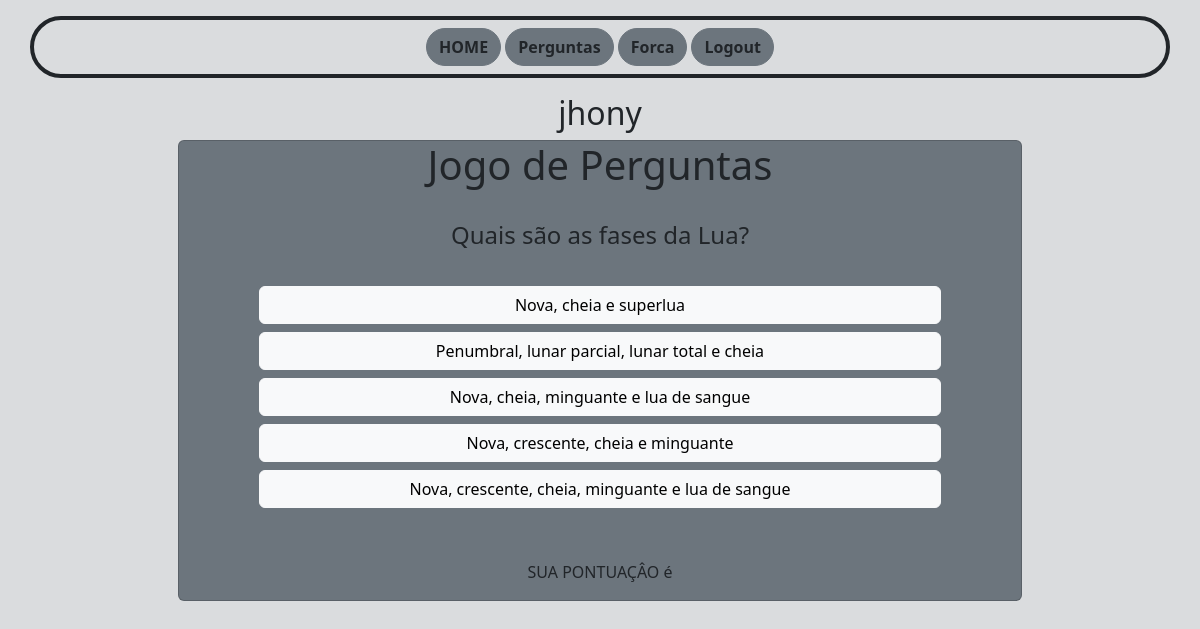
Screenshot of /perguntas/ (signed in) with the database file from the repository.
### apps/perguntas/models.py (models this page shows, shortened)
class Pergunta(models.Model):
    pergunta = models.CharField(max_length=200)
    resposta = models.CharField(max_length=100)
    alternativa1 = models.CharField(max_length=100, blank=True)
    alternativa2 = models.CharField(max_length=100, blank=True)
    alternativa3 = models.CharField(max_length=100, blank=True)
    alternativa4 = models.CharField(max_length=100, blank=True)
    alternativa5 = models.CharField(max_length=100, blank=True)

### apps/perguntas/views.py (the view)
# urls.py: path( 'perguntas/', perguntas, name='perguntas'),
def perguntas(request):
    if request.method == 'GET':
        pergunta = Pergunta.objects.all().order_by('?')[0]
        request.session['lista_perguntas'] = []
        return render(request, 'perguntas.html', {'pergunta':pergunta})
    if request.method == 'POST':
        pid = int(request.POST['pid'])
        if pid in request.session['lista_perguntas']:
            perguntas = Pergunta.objects.all().order_by('?')
            for p in perguntas:
                print('PERGUNTAS GERADAS', p)
                if int(p.id) not in request.session['lista_perguntas']:
                    pergunta = p
                    break
        else:
            pergunta = Pergunta.objects.get(pk=pid)
        if len(request.session['lista_perguntas']) >= 10:
            request.session['lista_perguntas'].clear()
        request.session['lista_perguntas'].append(pergunta.id)
        contexto = {'pergunta':pergunta}
        if 'resposta' in request.POST:
            resposta_cliente = request.POST['resposta']
            pergunta_servidor = Pergunta.objects.get(pk=request.POST['pid'])
            if request.user.is_authenticated:
                nome_usuario = request.user
                print('RESQUET USER = ', nome_usuario)
                try:
                    user_ranking = Ranking.objects.get(pk=nome_usuario)
                    print('normal')
                except:
                    print('except')
                    user_ranking = Ranking(user=nome_usuario)
                print('PONTOS PERGUNTAS : ',user_ranking.pontos_pergunta,'\n')
                if resposta_cliente == pergunta_servidor.resposta:
                    contexto['confirmacao'] = 'correto'
                    user_ranking.pontos_pergunta += 1
                else:
                    contexto['confirmacao'] = 'errado'
                    user_ranking.pontos_pergunta -= 1
                user_ranking.save()
                request.session['pontos'] = user_ranking.pontos_pergunta
            else:
                print('USUARIO NÂO LOGADO')
                if resposta_cliente == pergunta_servidor.resposta:
                    contexto['confirmacao'] = 'correto'
                else:
                    contexto['confirmacao'] = 'errado'
            contexto['resposta_cliente'] = resposta_cliente
    return render(request, 'perguntas.html', contexto)

### templates/perguntas.html (shortened to what this page needs)
{% extends 'index.html' %}
{% block content %}
<div class="container mx-auto text-center  " style="width: 90%; height: 100%;">
    <div class="card text-center mx-auto bg-secondary" style="width: 80%;; height: 100%;">
        <h1 class="text-center">Jogo de Perguntas</h1>
        <br>
        <section>
            <div>
                <h4>{{ pergunta }}</h4>
                    <form action="{% url 'perguntas' %}" method="POST">
                        <div class="col-4 mx-auto" style="width: 90%;">
                            <br>
                            {% for a in pergunta.lista_alternativas %}
                                {% if confirmacao %}
                                    {% if a == pergunta.resposta and pergunta.resposta == resposta_cliente %}
                                        <button  class="btn btn-success m-1 mx-auto" style="width: 90%;" type="submit" >{{ a }}</button>
                                    {% else %}
                                        {% if a == resposta_cliente and a != pergunta.resposta %}
                                            <button  class="btn btn-danger m-1 mx-auto" style="width: 90%;" type="submit" value="{{ a }}" name="resposta">{{ a }}</button>
                                        {% else %}
                                            {% if a == pergunta.resposta %}
                                                <button  class="btn btn-success m-1 mx-auto" style="width: 90%;" type="submit" value="{{ a }}" name="resposta">{{ a }}</button>
                                            {% else %}
                                                <button disabled class="btn btn-light m-1 mx-auto" style="width: 90%;" type="submit" value="{{ a }}" name="resposta">{{ a }}</button>
                                            {% endif %}
                                        {% endif %}
                                    {% endif %}
                                {% else %}
                                    <button class="btn btn-light m-1 mx-auto" style="width: 90%;" type="submit" value="{{ a }}" name="resposta">{{ a }}</button>
                                {% endif %}
                            {% endfor %}
                        </div>
                    </form>
            </div>
        </section>
        <br>
        <br>
        <div>
            {% if user.is_authenticated %}
                <p> SUA PONTUAÇÂO é {{request.session.pontos}}</p>
            {% endif %}
        </div>
    </div>
</div>
{% endblock %}

### templates/index.html (shortened to what this page needs)
{% load static %}
<!DOCTYPE HTML>
    <html>
        <head>
            <link rel="stylesheet" href="{% static 'bootstrap.css' %}">
        </head>
        <body class="bg-secondary bg-opacity-25">
            <header class="text-center">
                <nav class="container mx-auto text-center border border-dark border-4 rounded-pill p-2 m-3">
                    <a class="btn btn-secondary text-dark fs-6 fw-bold rounded-pill" href="{% url 'index' %}">HOME</a>
                    <a class="btn btn-secondary text-dark fs-6 fw-bold text-dark rounded-pill" href="{% url 'perguntas' %}">Perguntas</a>
                    <a class="btn btn-secondary text-dark fs-6 fw-bold text-dark rounded-pill" href="{% url 'forca' %}">Forca</a>
                    {% if user.is_authenticated %}
                    <a class="btn btn-secondary text-dark fs-6 fw-bold text-dark rounded-pill" href="{% url 'logout' %}">Logout</a>
                    {% else %}
                    <a class="btn btn-secondary text-dark fs-6 fw-bold text-dark rounded-pill" href="{% url 'cadastro' %}">Cadastro</a>
                    <a class="btn btn-secondary text-dark fs-6 fw-bold text-dark rounded-pill" href="{% url 'login' %}">Login</a>
                    {% endif %}
                </nav>
                <h2>{{ user.username }}</h2>
            </header>
            {% block content %}{% endblock %}
        </body>
</html>

### rows the page displays
Pergunta: pergunta "Quais são as fases da Lua?", lista_alternativas "Nova, cheia e superlua" "Penumbral, lunar parcial, lunar total e cheia" "Nova, cheia, minguante e lua de sangue" "Nova, crescente, cheia e minguante" "Nova, crescente, cheia, minguante e lua de sangue"

### other values shown
{{ user.username }} "jhony"
